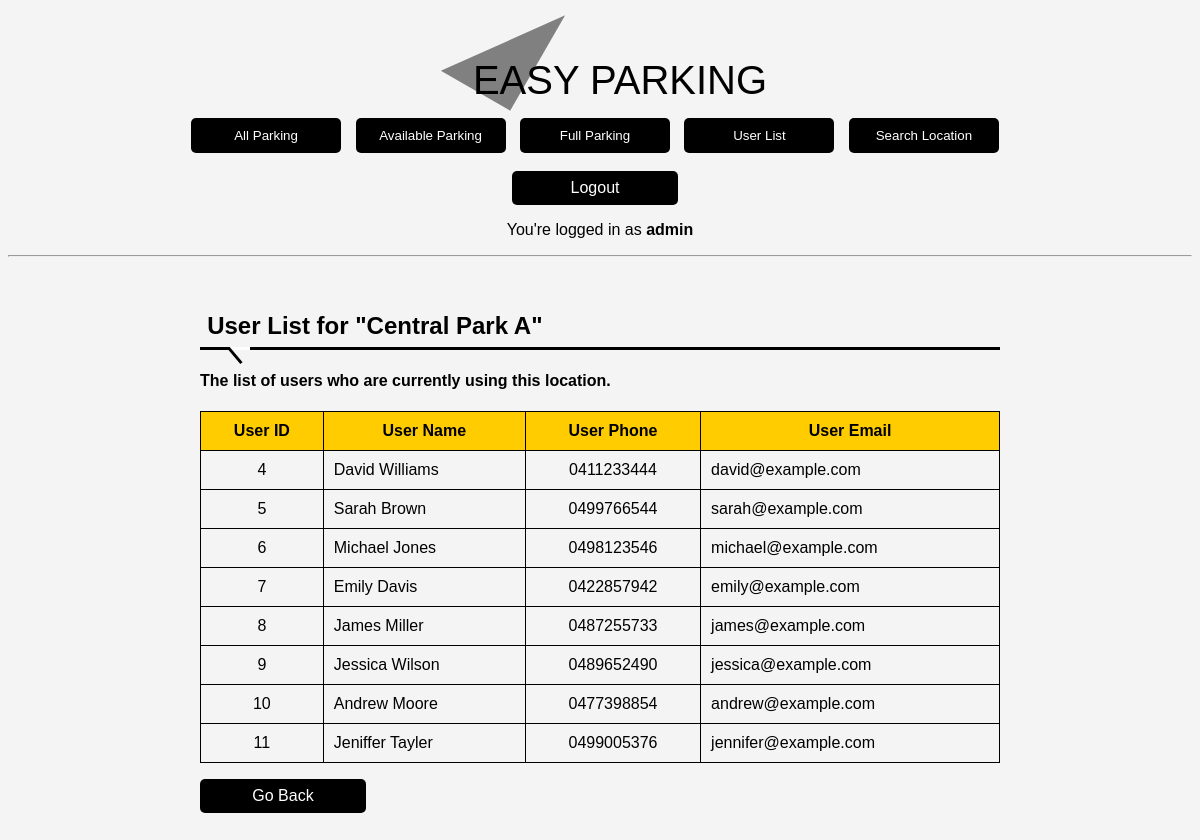
/admin_checkedin_list.php?id=1 (signed in), run on the app's committed database.
### tables this page shows
CREATE TABLE `Parking` (
  `parking_id` int(11) NOT NULL,
  `location` varchar(100) NOT NULL,
  `description` text DEFAULT NULL,
  `parking_space` int(11) NOT NULL,
  `cost_per_hour` decimal(10,2) NOT NULL
);

CREATE TABLE `User` (
  `user_id` int(11) NOT NULL,
  `name` varchar(50) NOT NULL,
  `surname` varchar(50) NOT NULL,
  `phone` varchar(20) NOT NULL,
  `email` varchar(100) NOT NULL,
  `password` varchar(255) NOT NULL,
  `type` enum('admin','user') NOT NULL
);

### Class.php (called while the page is built, shortened)
<?php
class User
{
    private $conn;
    public function __construct()
    {
        $servername = "localhost";
        $dbusername = "root";
        $dbpassword = "";
        $dbname = "Major_Assignment";
        try {
            $conn = new mysqli($servername, $dbusername, $dbpassword, $dbname);
        } catch (mysqli_sql_exception $e) {
            die("Unable to execute the query" . $e->getCode() . ": " . $e->getMessage());
        }
        $this->conn = $conn;
    }
    public function getUser($userId = null)
    {
        try {
            $type = "user";
            $tableName = "User";
            $users = array();
            $query = "SELECT * FROM $tableName WHERE type = ?";
            $stmt = $this->conn->prepare($query);
            if ($userId !== null) {
                $stmt->bind_param('si', $type, $userId);
            } else {
                $stmt->bind_param('s', $type);
            }
            $stmt->execute();
            $result = $stmt->get_result();
            if ($result->num_rows > 0) {
                while ($row = $result->fetch_assoc()) {
                    $users[] = $row;
                }
            }
            if ($userId !== null) {
                return $users[0];
            } else {
                return $users;
            }
        } catch (mysqli_sql_exception $e) {
            die("Unable to execute the query" . $e->getCode() . ": " . $e->getMessage());
        }
    }
}
class Parking
{
    private $conn;
    public function __construct()
    {
        $servername = "localhost";
        $dbusername = "root";
        $dbpassword = "";
        $dbname = "Major_Assignment";
        try {
            $conn = new mysqli($servername, $dbusername, $dbpassword, $dbname);
        } catch (mysqli_sql_exception $e) {
            die("Unable to execute the query" . $e->getCode() . ": " . $e->getMessage());
        }
        $this->conn = $conn;
    }
    public function getParkings($parkingId = null)
    {
        try {
            $tableName = "Parking";
            $parkings = array();
            $query = "SELECT * FROM $tableName";
            if ($parkingId !== null) {
                $query .= " WHERE parking_id = ?";
            }
            $stmt = $this->conn->prepare($query);
            if ($parkingId !== null) {
                $stmt->bind_param('i', $parkingId);
            }
            $stmt->execute();
            $result = $stmt->get_result();
            if ($result->num_rows > 0) {
                while ($row = $result->fetch_assoc()) {
                    $parkings[] = $row;
                }
            }
            if ($parkingId !== null) {
                return $parkings[0];
            } else {
                return  $parkings;
            }
        } catch (mysqli_sql_exception $e) {
            throw new Exception("Unable to execute the query: " . $e->getCode() . ": " . $e->getMessage());
        }
    }
    public function getCheckedinUsers($parkingId, $users)
    {
        try {
            $tableName = "Parking_history";
            $checkinList = array();
            foreach ($users as $user) {
                $userId = $user['user_id'];
                $array = array();
                $stmt = $this->conn->prepare("SELECT * FROM $tableName WHERE parking_id = ? AND user_id =? AND checkout_date_time IS NULL");
                $stmt->bind_param("ss", $parkingId, $userId);
                $stmt->execute();
                $result = $stmt->get_result();
                if ($result->num_rows > 0) {
                    $row = $result->fetch_assoc();
                    $array['history_id'] = $row['history_id'];
                    $array['user_id'] = $user['user_id'];
                    $array['name'] = $user['name'];
                    $array['surname'] = $user['surname'];
                    $array['phone'] = $user['phone'];
                    $array['email'] = $user['email'];
                    $array['checkin_date_time'] = $row['checkin_date_time'];
                    $checkinList[] = $array;
                }
            }
            return $checkinList;
        } catch (mysqli_sql_exception $e) {
            die("Unable to execute the query" . $e->getCode() . ": " . $e->getMessage());
        }
    }
}

### admin_checkedin_list.php (the view, shortened to what this page needs)
<?php
include("Class.php");
$userObj = new User();
$parkingObj = new Parking();
?>
<html>
<head>
</head>
<body>
    <?php
    if (isset($_SESSION['userId'])) {
        if (isset($_GET['id'])) {
            $parkingId = $_GET['id'];
            $parking = $parkingObj->getParkings($parkingId);
            $users = $userObj->getUser();
            $checkinList = $parkingObj->getCheckedinUsers($parkingId, $users);
        }
    ?>
        <header>
            <?php
            include("admin_header.php");
            ?>
        </header>
        <div class="container">
            <h2>User List for "<?php echo $parking['location']; ?>"</h2>
            <h4>The list of users who are currently using this location.</h4>
            <?php
            if (!empty($checkinList)) {
            ?>
                <table border="1">
                    <tr>
                        <th>User ID</th>
                        <th>User Name</th>
                        <th>User Phone</th>
                        <th>User Email</th>
                    </tr>
                    <?php
                    foreach ($checkinList as $checkin) {
                        echo "<tr>";
                        echo "<td align='center'>" . $checkin['user_id'] .  "</td>";
                        echo "<td>" . $checkin['name'] . " " . $checkin['surname']  . "</td>";
                        echo "<td align='center'>" . $checkin['phone'] .  "</td>";
                        echo "<td>" . $checkin['email'] .  "</td>";
                        echo "</tr>";
                    }
                    ?>
                </table>
            <?php } else {
                echo "<p>Currently no one has checked in this parking.</p>";
            } ?>
            <p><a href="admin.php?content=All+Parking" class="custom-button">Go Back</a></p>
        <?php
    } else {
        echo "<p>User not found.</p>";
        echo "<p><a href='index.php'>Login Page</a></p>";
    } ?>
</body>
</html>

### styles.css (style rules this page uses)
body { font-family: Arial, sans-serif; background-color: #f4f4f4; color: black; }
.container { max-width: 800px; margin: 0 auto; padding: 20px; }
.custom-button { display: inline-block; width: 150px; padding: 10px; border-radius: 5px; background-color: black; color: white; border: none; cursor: pointer; text-decoration: none; text-align: center; margin-right: 10px; }
table { width: 100%; border-collapse: collapse; margin-top: 20px; }
th, td { padding: 10px; border: 1px solid black; }
th { background-color: #ffcc00; text-align: center; }
a.custom-button { display: inline-block; padding: 8px; border-radius: 5px; background-color: black; color: white; text-decoration: none; cursor: pointer; }
h2 { font-weight: bold; border-bottom: 3px solid black; padding: 0.3em; margin-bottom: 10px; position: relative; }
h2::before { content: ''; background-color: white; width: 20px; height: 3px; position: absolute; left: 30px; bottom: -3px; }
h2::after { content: ''; background-color: black; width: 20px; height: 3px; transform: rotate(50deg); position: absolute; left: 25px; bottom: -10px; }

### data on the page
parking: location "Central Park A"
user: user_id "4", name "David", surname "Williams", phone "0411233444", email "david@example.com"
user: user_id "5", name "Sarah", surname "Brown", phone "0499766544", email "sarah@example.com"
user: user_id "6", name "Michael", surname "Jones", phone "0498123546", email "michael@example.com"
user: user_id "7", name "Emily", surname "Davis", phone "0422857942", email "emily@example.com"
user: user_id "8", name "James", surname "Miller", phone "0487255733", email "james@example.com"
user: user_id "9", name "Jessica", surname "Wilson", phone "0489652490", email "jessica@example.com"
user: user_id "10", name "Andrew", surname "Moore", phone "0477398854", email "andrew@example.com"
user: user_id "11", name "Jeniffer", surname "Tayler", phone "0499005376", email "jennifer@example.com"

### other printed values
$_SESSION['name'] "admin"
